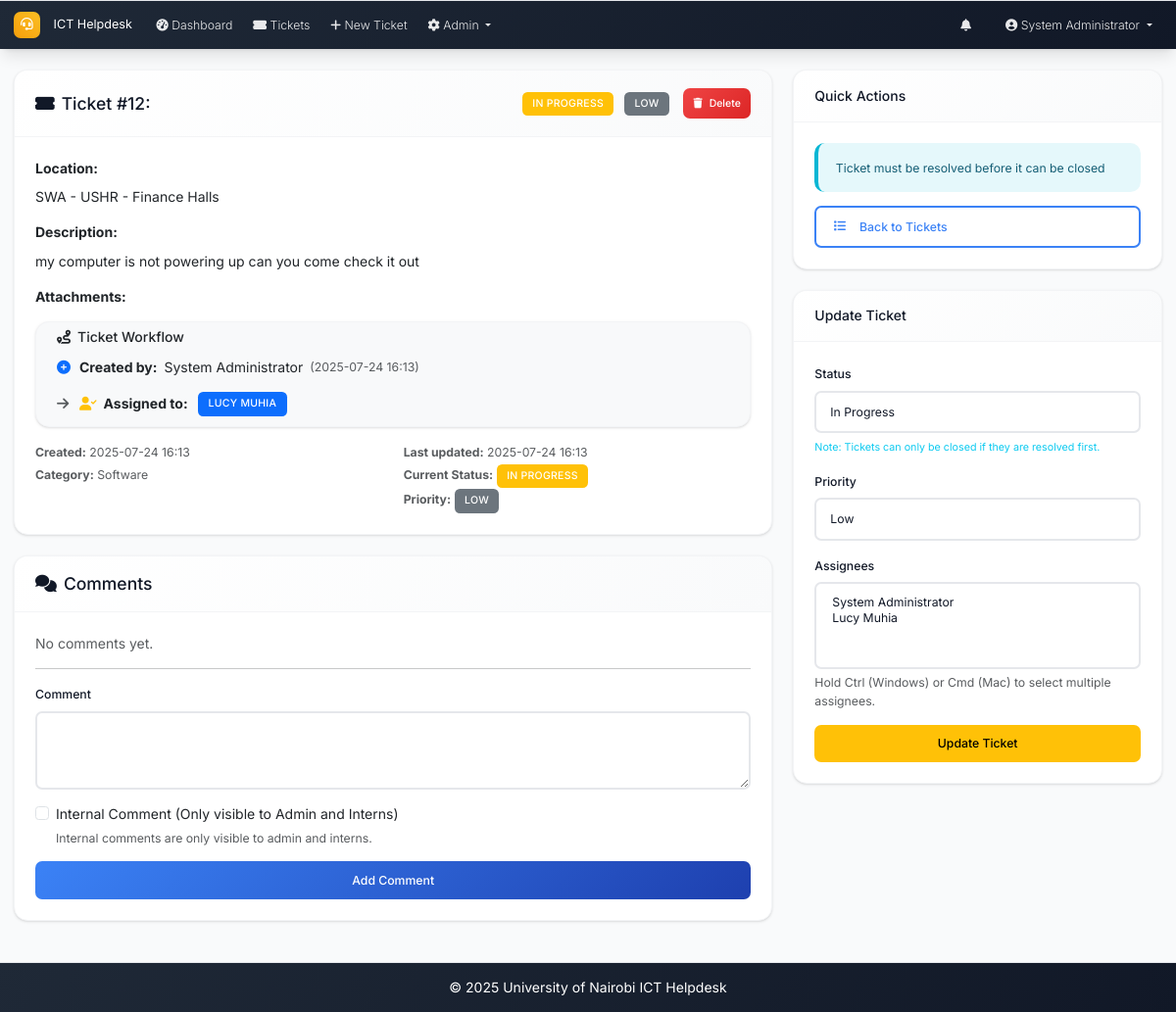
The app's page /ticket/12 (signed in), older data.
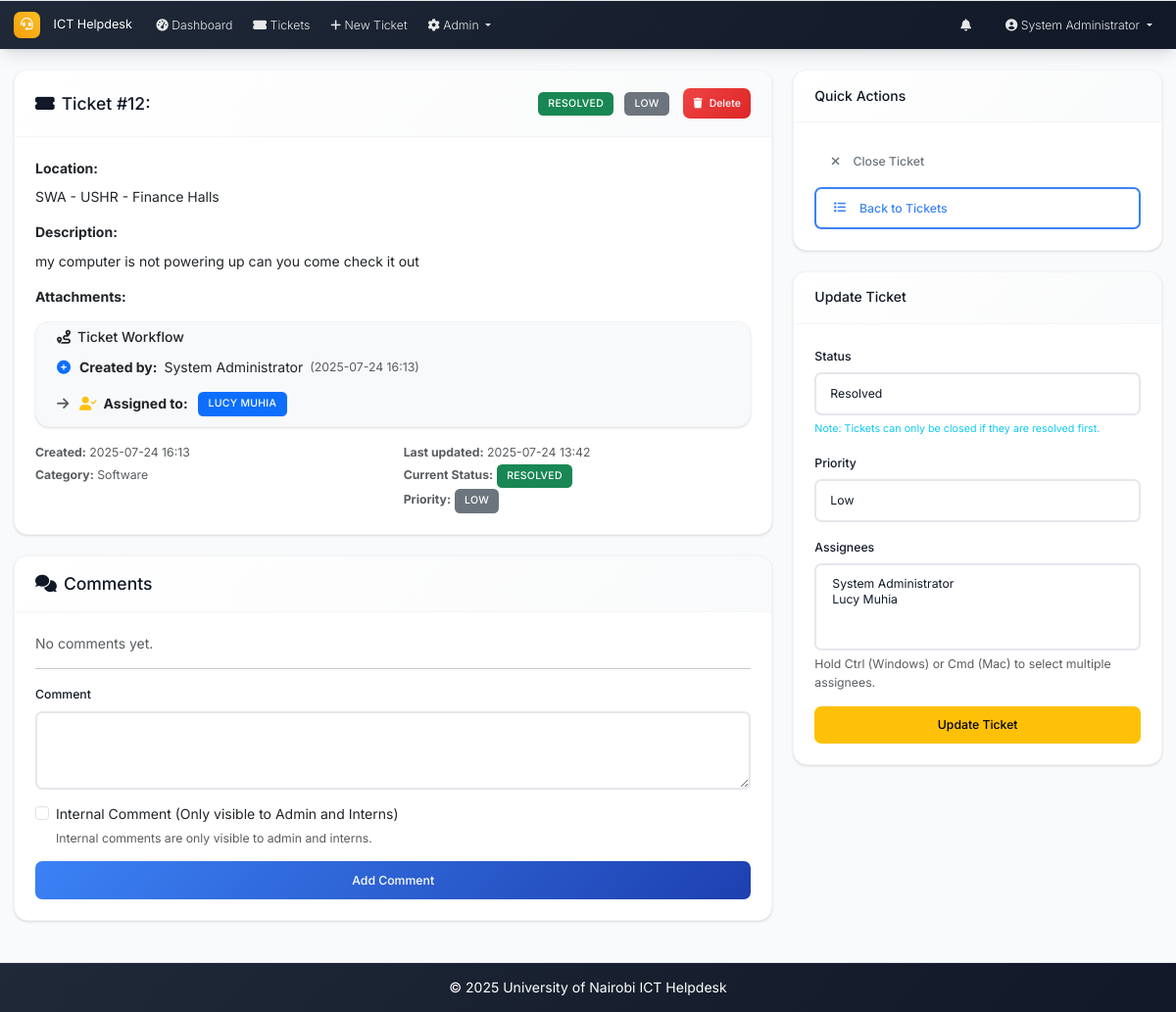
The same page, newer data.
### models.py (models this page shows, shortened)
class Ticket(db.Model):
    id = db.Column(db.Integer, primary_key=True)
    location = db.Column(db.String(200), nullable=False)
    description = db.Column(Text, nullable=False)
    status = db.Column(db.String(20), nullable=False, default='open')  # open, in_progress, resolved, closed
    priority = db.Column(db.String(20), nullable=False, default='medium')  # low, medium, high, urgent
    created_at = db.Column(db.DateTime, default=datetime.utcnow)
    updated_at = db.Column(db.DateTime, default=datetime.utcnow, onupdate=datetime.utcnow)
    closed_at = db.Column(db.DateTime)
    closed_by_id = db.Column(db.Integer, db.ForeignKey('user.id'), nullable=True)
    due_date = db.Column(db.DateTime, nullable=True)
    created_by_id = db.Column(db.Integer, db.ForeignKey('user.id'), nullable=True)
    category_id = db.Column(db.Integer, db.ForeignKey('category.id'))
    comments = db.relationship('Comment', backref='ticket', lazy='dynamic', cascade='all, delete-orphan')
    attachments = db.relationship('Attachment', backref='ticket', lazy='dynamic', cascade='all, delete-orphan')
    assignees = db.relationship('User', secondary=ticket_assignees, back_populates='assigned_tickets', lazy='selectin')
    closed_by = db.relationship('User', foreign_keys=[closed_by_id], backref='closed_tickets')

### routes.py (the view)
@app.route('/ticket/<int:id>')
@login_required
def ticket_detail(id):
    ticket = Ticket.query.get_or_404(id)
    if current_user.role == 'user' and ticket.created_by_id != current_user.id:
        abort(403)
    elif current_user.role == 'intern' and current_user.id not in [u.id for u in ticket.assignees] and ticket.created_by_id != current_user.id:
        abort(403)
    if current_user.role == 'user':
        comments = Comment.query.filter_by(ticket_id=id, is_internal=False).order_by(Comment.created_at).all()
    else:
        comments = Comment.query.filter_by(ticket_id=id).order_by(Comment.created_at).all()
    comment_form = CommentForm()
    update_form = TicketUpdateForm(user_role=current_user.role, current_status=ticket.status, obj=ticket) if current_user.role in ['admin', 'intern'] else None
    return render_template('ticket_detail.html', ticket=ticket, comments=comments,
                         comment_form=comment_form, update_form=update_form)

### forms.py (shortened to what this page needs)
class CommentForm(FlaskForm):
    content = TextAreaField('Comment', validators=[DataRequired()])
    is_internal = BooleanField('Internal Comment (Only visible to Admin and Interns)')
    submit = SubmitField('Add Comment')

class TicketUpdateForm(FlaskForm):
    status = SelectField('Status', choices=[
        ('open', 'Open'),
        ('in_progress', 'In Progress'),
        ('resolved', 'Resolved'),
        ('closed', 'Closed')
    ])
    assignees = SelectMultipleField('Assignees', coerce=int, validators=[Optional()])
    priority = SelectField('Priority', choices=[
        ('low', 'Low'),
        ('medium', 'Medium'),
        ('high', 'High'),
        ('urgent', 'Urgent')
    ])
    submit = SubmitField('Update Ticket')
    def __init__(self, user_role=None, current_status=None, *args, **kwargs):
        super(TicketUpdateForm, self).__init__(*args, **kwargs)
        self.assignees.choices = [(u.id, u.full_name) for u in User.query.filter(User.role.in_(['admin', 'intern'])).all()]

### app.py (called while the page is built)
@login_manager.user_loader
def load_user(user_id):
    from models import User
    return User.query.get(int(user_id))

@app.context_processor
def inject_now():
    return {'now': datetime.utcnow}

### templates/ticket_detail.html (shortened to what the changed rows need)
{% extends "base.html" %}
{% block content %}
<div class="row">
    <div class="col-md-8">
        <div class="card mb-4">
            <div class="card-header d-flex justify-content-between align-items-center">
                <h5 class="mb-0">
                    <i class="fas fa-ticket-alt me-2"></i>Ticket #{{ ticket.id }}: {{ ticket.title }}
                </h5>
                <div class="d-flex align-items-center">
                    <div class="me-3">
                        <span class="badge {{ ticket.status|status_badge }} me-2">
                            {{ ticket.status.replace('_', ' ').title() }}
                        </span>
                        <span class="badge {{ ticket.priority|priority_badge }}">
                            {{ ticket.priority.title() }}
                        </span>
                    </div>
                    {% if current_user.role == 'admin' %}
                    <div>
                    </div>
                    {% endif %}
                </div>
            </div>
            <div class="card-body">
                <div class="mb-3">
                    <strong>Location:</strong>
                    <div class="mt-2">{{ ticket.location }}</div>
                </div>
                <div class="mb-3">
                    <strong>Description:</strong>
                    <div class="mt-2">{{ ticket.description|nl2br }}</div>
                </div>
                <div class="mb-3">
                    <div class="card bg-light">
                        <div class="card-body py-2">
                            <div class="workflow-chain">
                                <div class="workflow-step">
                                    <i class="fas fa-plus-circle text-primary"></i>
                                    <strong>Created by:</strong> {{ ticket.creator.full_name if ticket.creator else 'Unknown User' }}
                                    <small class="text-muted">({{ ticket.created_at|format_datetime }})</small>
                                </div>
                            </div>
                        </div>
                    </div>
                </div>
                <div class="row">
                    <div class="col-md-6">
                        <small class="text-muted">
                            <strong>Created:</strong> {{ ticket.created_at|format_datetime }}<br>
                            {% if ticket.category %}
                            <strong>Category:</strong> {{ ticket.category.name }}<br>
                            {% endif %}
                        </small>
                    </div>
                    <div class="col-md-6">
                        <small class="text-muted">
                            <strong>Last updated:</strong> {{ ticket.updated_at|format_datetime }}<br>
                            <strong>Current Status:</strong>
                            <span class="badge {{ ticket.status|status_badge }}">{{ ticket.status.replace('_', ' ').title() }}</span><br>
                            <strong>Priority:</strong>
                            <span class="badge {{ ticket.priority|priority_badge }}">{{ ticket.priority.title() }}</span>
                        </small>
                    </div>
                </div>
            </div>
        </div>
    </div>
    <div class="col-md-4">
        <div class="card mb-4">
            <div class="card-body">
                {% if (current_user.role == 'admin' or (current_user.role == 'user' and ticket.created_by_id == current_user.id)) and ticket.status == 'resolved' %}
                <form method="POST" action="{{ url_for('close_ticket', id=ticket.id) }}" class="mb-2">
                    <button type="submit" class="btn btn-outline-secondary w-100" onclick="return confirm('Are you sure you want to close this ticket?')">
                        <i class="fas fa-times me-2"></i>Close Ticket
                    </button>
                </form>
                {% elif (current_user.role == 'admin' or (current_user.role == 'user' and ticket.created_by_id == current_user.id)) and ticket.status not in ['resolved', 'closed'] %}
                <div class="alert alert-info">
                    <small>Ticket must be resolved before it can be closed</small>
                </div>
                {% endif %}
            </div>
        </div>
        {% if update_form and current_user.role in ['admin', 'intern'] %}
        <div class="card">
            <div class="card-body">
                {% if ticket.status == 'closed' %}
                <p class="text-muted">This ticket is closed and cannot be modified.</p>
                {% else %}
                <form method="POST" action="{{ url_for('update_ticket', id=ticket.id) }}">
                    <div class="mb-3">
                        {{ update_form.status.label(class="form-label") }}
                        {{ update_form.status(class="form-control") }}
                        <div class="form-text">
                            <small class="text-info">Note: Tickets can only be closed if they are resolved first.</small>
                        </div>
                    </div>
                    <div class="mb-3">
                        {{ update_form.priority.label(class="form-label") }}
                        {{ update_form.priority(class="form-control") }}
                    </div>
                    {% if current_user.role == 'admin' %}
                    <div class="mb-3">
                        {{ update_form.assignees.label(class="form-label") }}
                        {{ update_form.assignees(class="form-control", multiple=True) }}
                        <div class="form-text">Hold Ctrl (Windows) or Cmd (Mac) to select multiple assignees.</div>
                    </div>
                    {% endif %}
                    <div class="d-grid">
                        {{ update_form.submit(class="btn btn-warning") }}
                    </div>
                </form>
                {% endif %}
            </div>
        </div>
        {% endif %}
    </div>
</div>
{% endblock %}

Row changes from the older to the newer data that the page shows:
changed Ticket "SWA - USHR - Finance Halls": status.replace "IN PROGRESS" → "RESOLVED"; updated_at "2025-07-24 16:13" → "2025-07-24 13:42"; status "In Progress" → "Resolved"
Text that changed along with them:
text no longer shown: "Ticket must be resolved before it can be closed"
text now shown: "Close Ticket"
